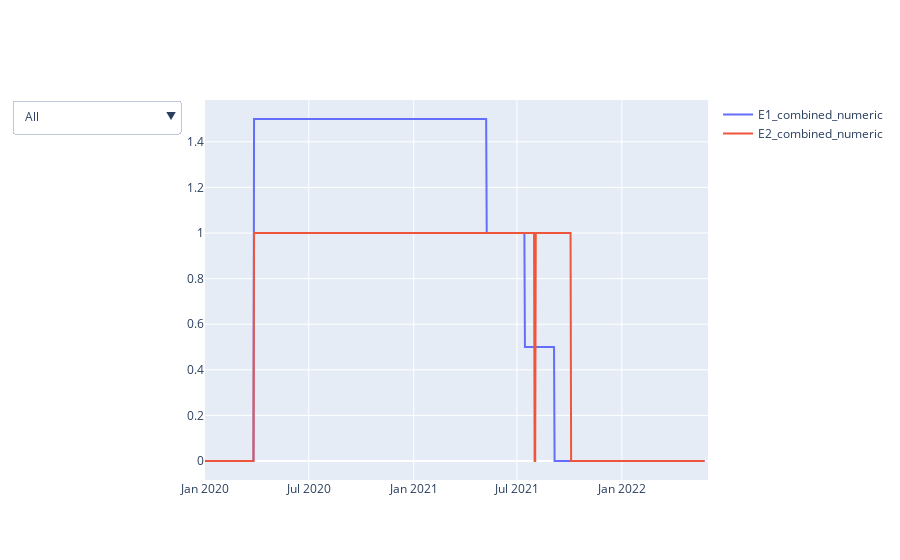

The notebook cell saved with this chart:
### Markdown cell above
The figure below shows the evolution of all economic policies at a national level, in the US, over time. The drop-down button allows to select the policy of interest for a clearer view. Both policies were enforced in april 2020 and were finally cancelled in October 2021.

### Code cell
import plotly.graph_objects as go
# Create figure
fig = go.Figure()

for column in ["E1_combined_numeric", "E2_combined_numeric"]:
    fig.add_trace(
        go.Scatter(
            x = data_gov_nat["Date"],
            y = data_gov_nat[column],
            name = column
        )
    )

fig.update_layout(
    updatemenus=[go.layout.Updatemenu(
        active=0,
        buttons=list(
            [dict(label = 'All',
                  method = 'update',
                  args = [{'visible': [True, True]},
                          {'title': 'All',
                           'showlegend':True}]),
             dict(label = 'E1-Income support',
                  method = 'update',
                  args = [{'visible': [True, False]}, # the index of True aligns with the indices of plot traces
                          {'title': 'E1-Income support',
                           'showlegend':False}]),
             dict(label = 'E2-Debt/contract relief',
                  method = 'update',
                  args = [{'visible': [False, True]},
                          {'title': 'E2-Debt/contract relief',
                           'showlegend':False}])
            ])
        )
    ])

fig.show()

### Figure 1 — Plotly figure (JSON) as saved in the notebook; plotly's stock layout.template omitted (floating-point values rounded to 4 significant figures; data arrays with more than 128 entries replaced by an {"elided": "..."} marker saying what was removed)
{"data": [{"name": "E1_combined_numeric", "type": "scatter", "x": {"elided": "883 str values"}, "y": {"elided": "883 float values"}}, {"name": "E2_combined_numeric", "type": "scatter", "x": {"elided": "883 str values"}, "y": {"elided": "883 int values"}}], "layout": {"updatemenus": [{"active": 0, "buttons": [{"args": [{"visible": [true, true]}, {"showlegend": true, "title": "All"}], "label": "All", "method": "update"}, {"args": [{"visible": [true, false]}, {"showlegend": false, "title": "E1-Income support"}], "label": "E1-Income support", "method": "update"}, {"args": [{"visible": [false, true]}, {"showlegend": false, "title": "E2-Debt/contract relief"}], "label": "E2-Debt/contract relief", "method": "update"}]}]}}
